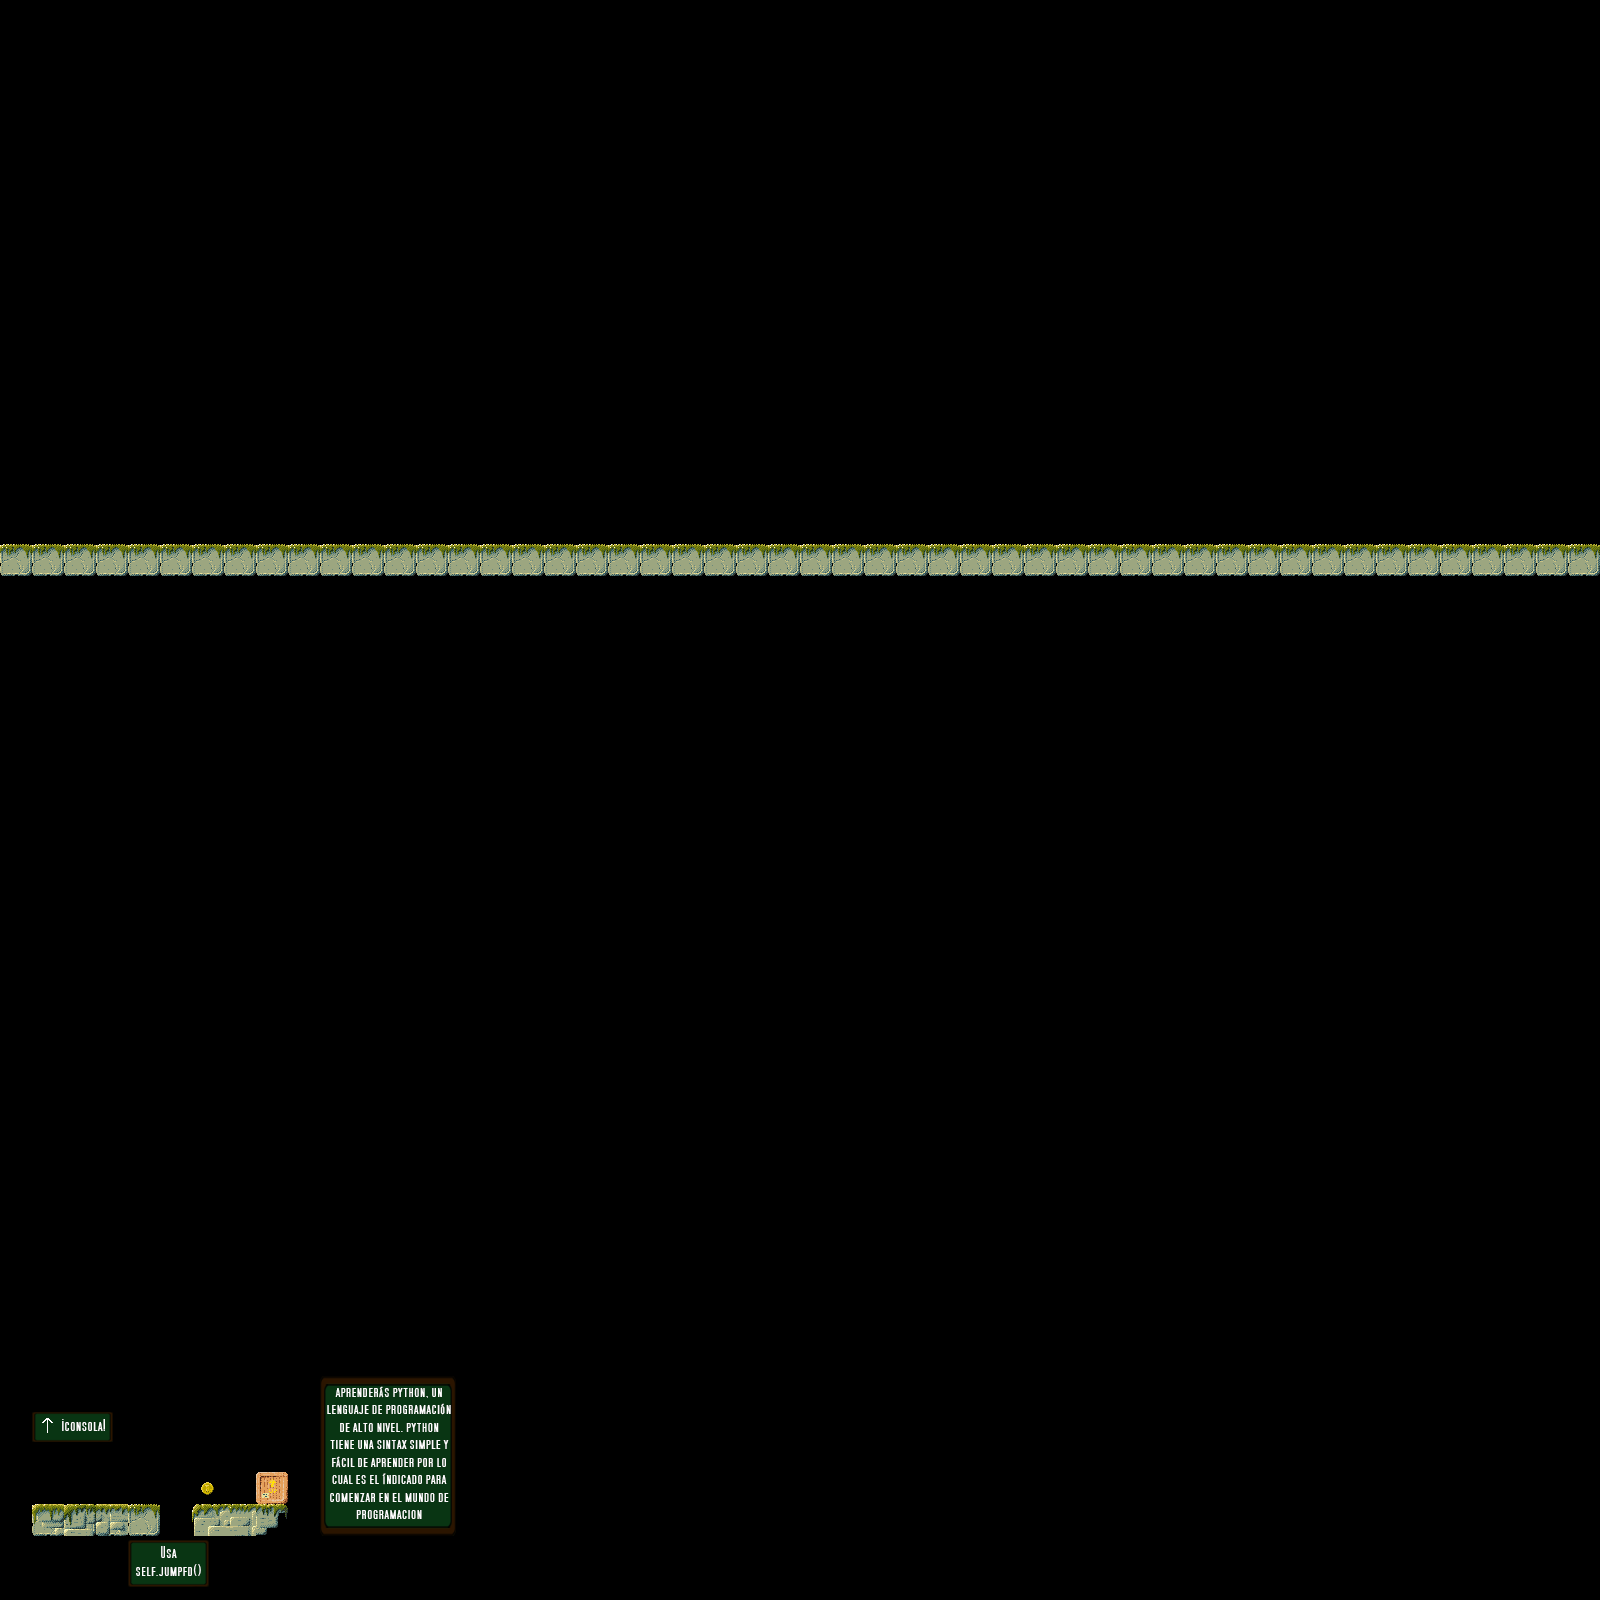

This game map was drawn from its Tiled (.tmx) file and the tilesets committed beside it. A one-line description and the trimmed map source follow:
An orthogonal 50x50 tile map with 32x32 px tiles, 2 tile layers (Capa de Patrones 1, Capa de patrones 2), 7 tilesets.

<map version="1.0" orientation="orthogonal" renderorder="right-down" width="50" height="50" tilewidth="32" tileheight="32" nextobjectid="1">
 <tileset firstgid="1" name="Sky" tilewidth="32" tileheight="32" tilecount="84">
  <image source="JnRLayer01.png" trans="ff00ff" width="400" height="240" />
 </tileset>
 <tileset firstgid="85" name="tiles" tilewidth="32" tileheight="32" tilecount="18">
  <image source="JnRTiles.png" trans="ff00ff" width="576" height="32" />
  <tile id="0">
   <properties>
    <property name="blocked" value="" />
   </properties>
  </tile>
  <tile id="1">
   <properties>
    <property name="blocked" value="" />
   </properties>
  </tile>
  <tile id="2">
   <properties>
    <property name="blocked" value="" />
   </properties>
  </tile>
  <tile id="3">
   <properties>
    <property name="blocked" value="" />
   </properties>
  </tile>
  <tile id="4">
   <properties>
    <property name="blocked" value="" />
   </properties>
  </tile>
  <tile id="5">
   <properties>
    <property name="blocked" value="" />
   </properties>
  </tile>
  <tile id="6">
   <properties>
    <property name="blocked" value="" />
   </properties>
  </tile>
  <tile id="7">
   <properties>
    <property name="blocked" value="" />
   </properties>
  </tile>
  <tile id="8">
   <properties>
    <property name="blocked" value="" />
   </properties>
  </tile>
  <tile id="9">
   <properties>
    <property name="blocked" value="" />
   </properties>
  </tile>
  <tile id="10">
   <properties>
    <property name="blocked" value="" />
   </properties>
  </tile>
  <tile id="11">
   <properties>
    <property name="blocked" value="" />
   </properties>
  </tile>
  <tile id="12">
   <properties>
    <property name="blocked" value="" />
   </properties>
  </tile>
  <tile id="13">
   <properties>
    <property name="blocked" value="" />
   </properties>
  </tile>
  <tile id="14">
   <properties>
    <property name="blocked" value="" />
   </properties>
  </tile>
  <tile id="15">
   <properties>
    <property name="blocked" value="" />
   </properties>
  </tile>
  <tile id="16">
   <properties>
    <property name="blocked" value="" />
   </properties>
  </tile>
  <tile id="17">
   <properties>
    <property name="coin" value="" />
   </properties>
  </tile>
 </tileset>
 <tileset firstgid="103" name="trans" tilewidth="32" tileheight="32" tilecount="1">
  <image source="transparentTile.png" trans="ff00ff" width="32" height="32" />
 </tileset>
 <tileset firstgid="104" name="dead" tilewidth="32" tileheight="32" tilecount="1">
  <image source="transparentTile.png" trans="ff00ff" width="32" height="32" />
  <tile id="0">
   <properties>
    <property name="dead" value="" />
   </properties>
  </tile>
 </tileset>
 <tileset firstgid="105" name="Message1" tilewidth="32" tileheight="32" tilecount="35">
  <image source="message1W2.png" width="224" height="160" />
 </tileset>
 <tileset firstgid="140" name="Message2" tilewidth="32" tileheight="32" tilecount="35">
  <image source="message2W2.png" width="224" height="160" />
 </tileset>
 <tileset firstgid="175" name="Message3" tilewidth="32" tileheight="32" tilecount="35">
  <image source="message3W2.png" width="224" height="160" />
 </tileset>
 <layer name="Capa de Patrones 1" width="50" height="50">
  <properties>
   <property name="coinNumber" value="1" />
  </properties>
  <data>[2500 cells, 2488 non-empty, 39 distinct tile ids]</data>
 </layer>
 <layer name="Capa de patrones 2" width="50" height="50">
  <data>[2500 cells, 2500 non-empty, 11 distinct tile ids]</data>
 </layer>
</map>
